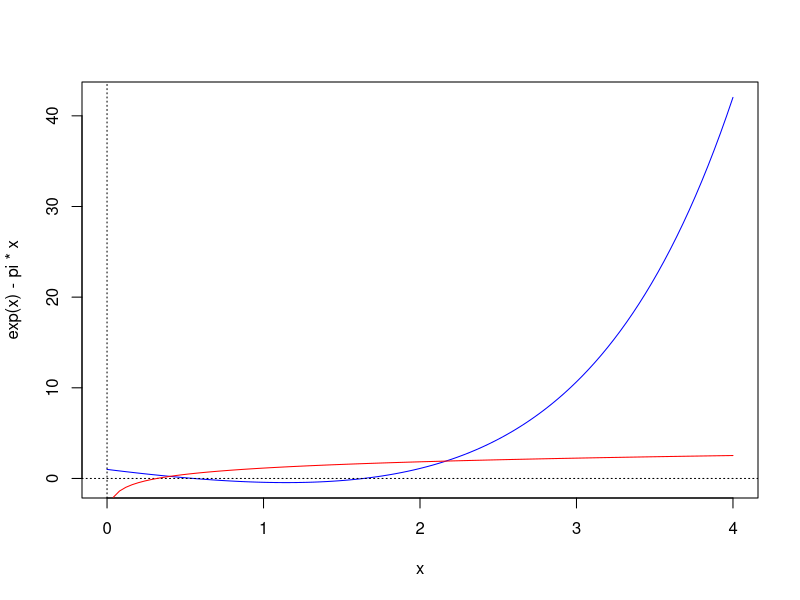

Here is the R script that generated this plot:
#1e-9 = 0.000000001
puntoFijo = function(g,x0,tol,maxIter){
  k = 1
  repeat{
    x1 = g(x0)
    dx = abs(x1-x0)
    x0 = x1
    cat("x ",k,"= ",x1,"\n")
    k =  k+1
    if(dx<tol || k > maxIter) break;
  }
  if( dx > tol ){
    cat("No hubo convergencia ")
    #return(NULL)
  } else{
    cat("x* es aproximadamente ", x1, " con  ", k," iteraciones")
  }
}
g <- function(x) log(x*pi)
curve(exp(x)-pi*x,0,4, col="blue");abline(h=0,v=0,lty=3)
curve(log(x*pi),0,4,col="red",add=TRUE)
puntoFijo(g,2.5,1e-9,100)
